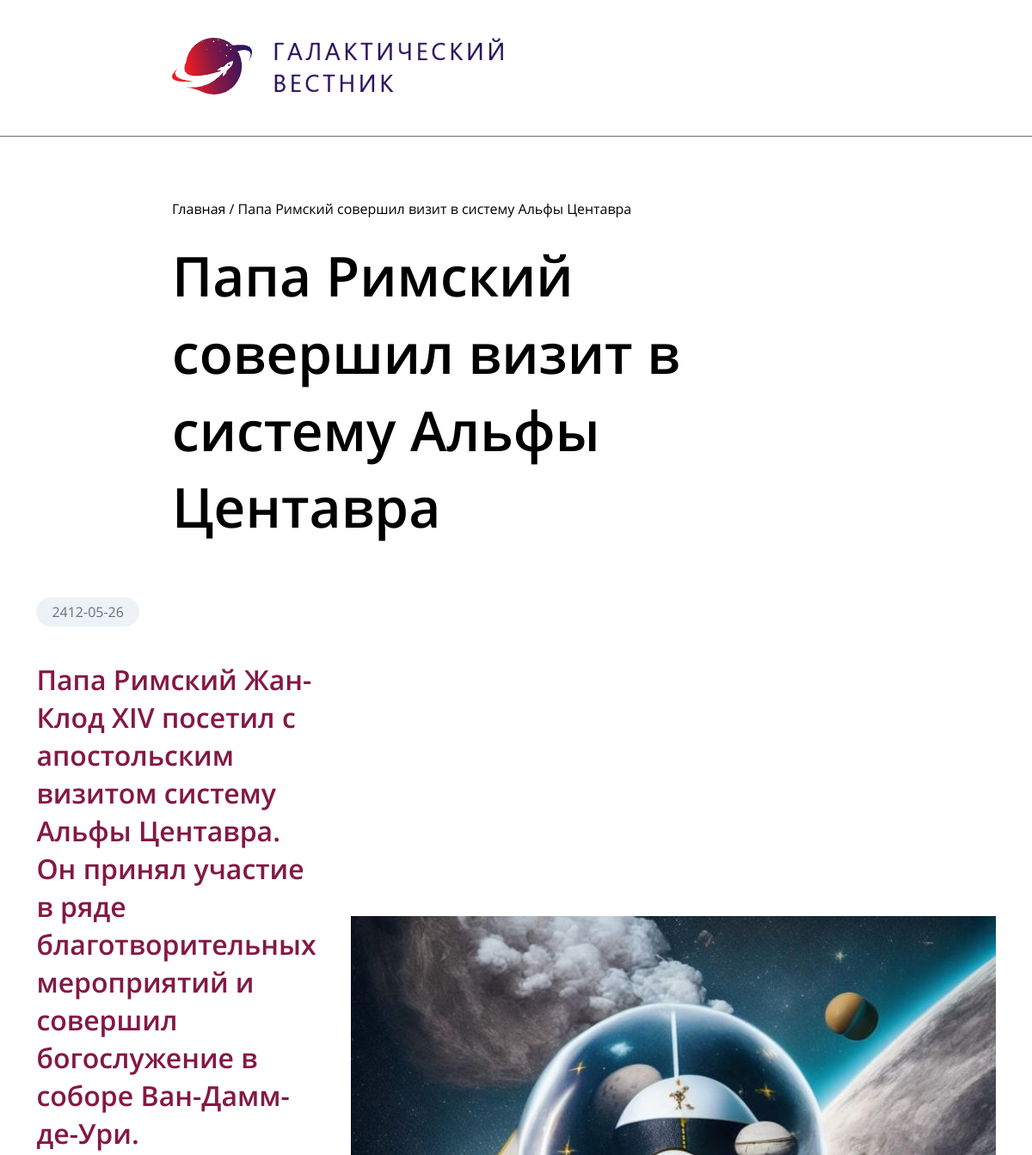
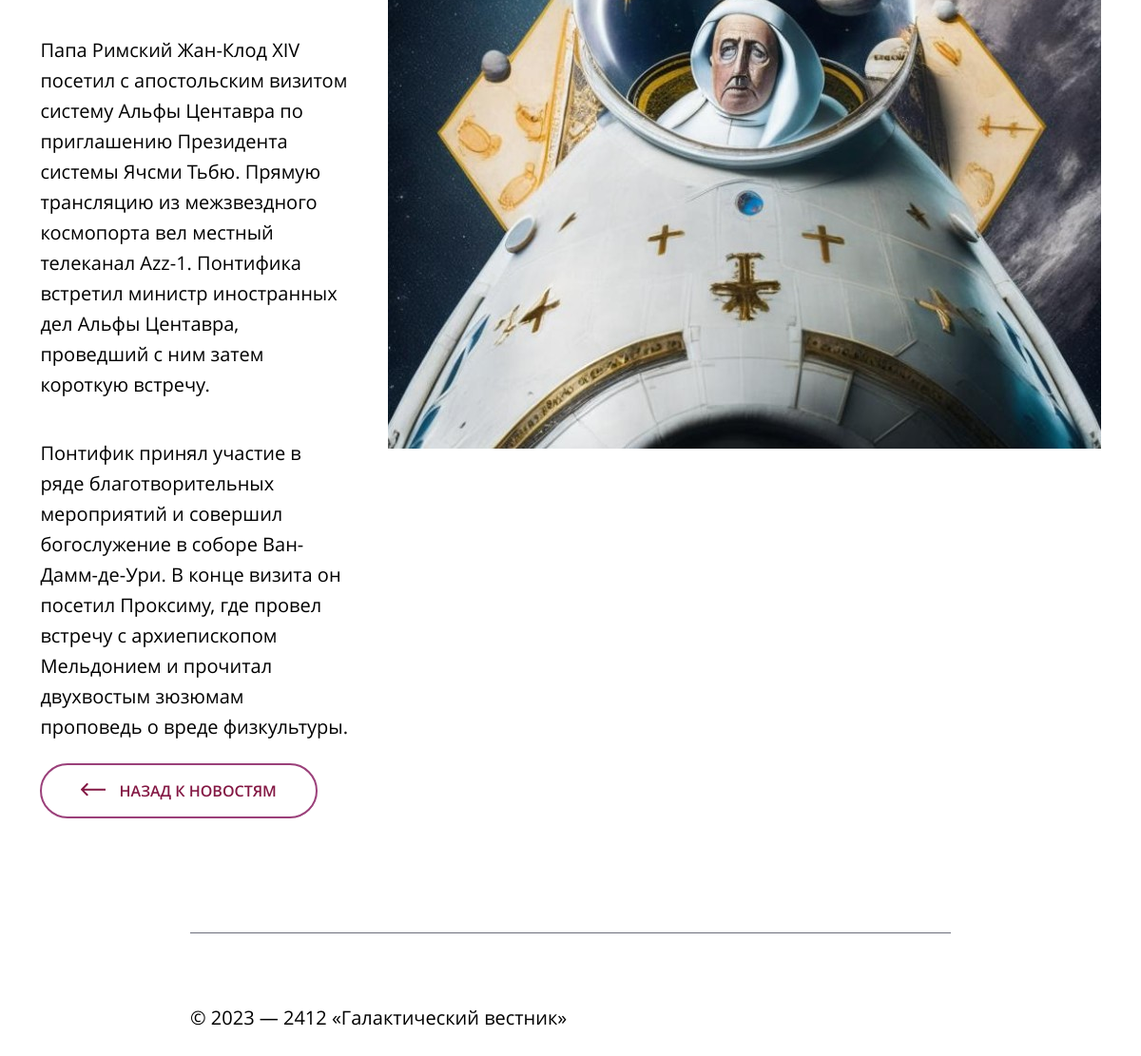
Page /news.php?id=1 on the committed database (2 pictures, top to bottom).
### tables this page shows
CREATE TABLE `news` (
  `id` int(11) unsigned NOT NULL AUTO_INCREMENT,
  `date` datetime NULL DEFAULT NULL,
  `title` varchar(250) NOT NULL DEFAULT '',
  `announce` text NULL DEFAULT NULL,
  `content` text NULL DEFAULT NULL,
  `image` varchar(250) NOT NULL DEFAULT '',
  PRIMARY KEY (`id`),
  KEY `id` (`id`),

  KEY `idx_news_date` (`date`));

### news.php (the view, shortened to what this page needs)
<!DOCTYPE html>
<html lang="ru">
<head>
    <link rel="stylesheet" href="style.css">
    <link rel="stylesheet" href="css/normalize.css">
    <link rel="stylesheet" href="css/style.css">
    <?php require_once 'apps/announce.php' ?>
    <?php
require_once 'apps/setting.php';
$mysqli = new mysqli($host, $user, $pass, $data);
$newsId = isset($_GET['id']) ? (int)$_GET['id'] : 0;
if ($newsId > 0) {
    $sql = "SELECT *, DATE(date) AS news_date FROM news WHERE id = ?";
    $stmt = $mysqli->prepare($sql);
    $stmt->bind_param('i', $newsId);
    $stmt->execute();
    $result = $stmt->get_result();
    if ($result->num_rows > 0) {
        $article = $result->fetch_assoc();
        $news_date = $article['news_date'];
        $title = $article['title'];
        $announce = $article['announce'];
        $content = $article['content'];
        $image = $article['image'];
    } else {
        echo '<p>Новость не найдена.</p>';
    }
} else {
    echo '<p>Некорректный идентификатор новости</p>';
}
$announce = str_replace('<p>', '', $announce);
$announce = str_replace('</p>', '', $announce);
$content = str_replace('<p>', '<p class="page__descr">', $content);
$content = str_replace('</p>', '', $content);
?>
</head>
<body>
    <header class="header header_news">
        <div class="container">
            <a href="#">
                <img class="logo" src="/img/logo.png" alt="GalaxyNews">
            </a>
        </div>
    </header>
    <section class="news">
        <div class="container">
            <span class="news__nav">
                <a href="index.php">Главная</a> / <a href="#"><?php echo $title ?></a>
            </span>
            <h2 class="news__title">
                <?php echo $title ?>
            </h2>
            <div class="wrapper">
                <div class="news__content">
                    <p class="page__data"> <?php echo $news_date ?> </p>
                    <p class="page__announce"> <?php echo $announce ?> </p>
                    <p class="page__descr"> <?php echo $content ?> </p>
                    <a href="index.php" class="page__button"> Назад к новостям</a>
                </div>
                <img src="/images/<?php echo $image ?>" alt="">
            </div>
        </div>
    </section>
    <footer class="footer">
        <div class="container">
            <p class="footer__descr">
                © 2023 — 2412 «Галактический вестник»
            </p>
        </div>
    </footer>
</body>

### css/style.css (style rules this page uses)
html { box-sizing: border-box; }
body { max-width: 1905px; }
*, *::before, *::after { box-sizing: inherit; }
a { color: inherit; text-decoration: none; }
img { max-width: 100%; }
h1, h2, h3, p, a { margin: 0; padding: 0; }
.header { padding-top: 40px; padding-bottom: 40px; }
.container { margin-left: 200px; padding-right: 200px; }
.news__title { margin-bottom: 60px; color: rgb(0, 0, 0); font-family: 'Open Sans', sans-serif; font-size: 64px; font-weight: 600; line-height: 140%; letter-spacing: 0%; }
.footer__descr { margin-bottom: 85px; font-family: Open Sans; font-size: 20px; font-weight: 400; line-height: 160%; letter-spacing: 0%; }
.header_news { border-bottom: 1px solid rgb(108, 110, 123);; }
.news__nav { display: inline-block; margin-top: 73px; margin-bottom: 22px; font-family: Open Sans; font-size: 16px; font-weight: 400; line-height: 22px; letter-spacing: 0%; }
.wrapper { display: flex; justify-content: center; align-items: center; padding-bottom: 138px; border-bottom: 1px solid rgb(108, 110, 123); margin-bottom: 73px; }
.news__content { margin-right: 40px; }
.page__data { width: 120px; margin-bottom: 40px; padding: 6px 18px; color: rgb(108, 110, 123); font-family: 'Open Sans', sans-serif; font-size: 16px; font-weight: 400; line-height: 22px; letter-spacing: 0%; border-radius: 20px; background: rgb(236, 242, 245); }
.page__announce { margin-bottom: 40px; color: rgb(132, 24, 68); font-family: Open Sans; font-size: 32px; font-weight: 600; line-height: 44px; letter-spacing: 0%; text-align: left; }
.page__descr { margin-bottom: 40px; color: rgb(0, 0, 0); font-family: Open Sans; font-size: 20px; font-weight: 400; line-height: 160%; letter-spacing: 0%; text-align: left; }
.page__button { box-sizing: border-box; border: 2px solid rgb(155, 64, 122); border-radius: 50px; padding: 16px 41px 16px 41px; color: rgb(132, 24, 68); font-family: Open Sans; font-size: 16px; font-weight: 600; line-height: 22px; letter-spacing: 0%; text-align: left; text-transform: uppercase; }
.button__arrow_left { margin-right: 10px; }

### rows in the picture
news: title "Папа Римский совершил визит в систему Альфы Центавра", announce "Папа Римский Жан-Клод XIV посетил с апостольским визитом систему Альфы Центавра. Он принял участие в ряде благотворительных мероприятий и совершил богослужение в соборе Ван-Дамм-де-Ури.", content "Папа Римский Жан-Клод XIV посетил с апостольским визитом систему Альфы Центавра по приглашению Президента системы Ячсми Тьбю. Прямую трансляцию из межзвездного космопорта вел местный телеканал Azz-1. Понтифика встретил министр иностранных дел Альфы Центавра, проведший с ним затем короткую встречу. Понтифик принял участие в ряде благотворительных мероприятий и совершил богослужение в соборе Ван-Дамм-де-Ури. В конце визита он посетил Проксиму, где провел встречу с архиепископом Мельдонием и прочитал двухвостым зюзюмам проповедь о вреде физкультуры.", image (picture)

### other values in the picture
$news_date "2412-05-26"
